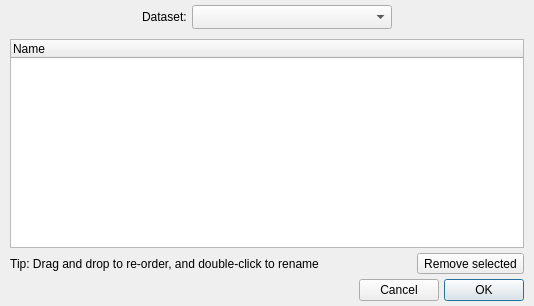
<?xml version="1.0" encoding="UTF-8"?>
<ui version="4.0">
 <class>Form</class>
 <widget class="QWidget" name="Form">
  <property name="geometry">
   <rect>
    <x>0</x>
    <y>0</y>
    <width>534</width>
    <height>306</height>
   </rect>
  </property>
  <property name="windowTitle">
   <string>Organize data attributes</string>
  </property>
  <layout class="QVBoxLayout" name="verticalLayout">
   <property name="spacing">
    <number>5</number>
   </property>
   <property name="leftMargin">
    <number>10</number>
   </property>
   <property name="topMargin">
    <number>5</number>
   </property>
   <property name="rightMargin">
    <number>10</number>
   </property>
   <property name="bottomMargin">
    <number>5</number>
   </property>
   <item>
    <layout class="QHBoxLayout" name="horizontalLayout_4">
     <item>
      <spacer name="horizontalSpacer_6">
       <property name="orientation">
        <enum>Qt::Horizontal</enum>
       </property>
       <property name="sizeHint" stdset="0">
        <size>
         <width>40</width>
         <height>20</height>
        </size>
       </property>
      </spacer>
     </item>
     <item>
      <widget class="QLabel" name="label_3">
       <property name="font">
        <font>
         <weight>50</weight>
         <bold>false</bold>
        </font>
       </property>
       <property name="text">
        <string>Dataset:</string>
       </property>
      </widget>
     </item>
     <item>
      <widget class="QComboBox" name="combosel_data">
       <property name="minimumSize">
        <size>
         <width>200</width>
         <height>0</height>
        </size>
       </property>
       <property name="sizeAdjustPolicy">
        <enum>QComboBox::AdjustToMinimumContentsLengthWithIcon</enum>
       </property>
      </widget>
     </item>
     <item>
      <spacer name="horizontalSpacer_2">
       <property name="orientation">
        <enum>Qt::Horizontal</enum>
       </property>
       <property name="sizeHint" stdset="0">
        <size>
         <width>40</width>
         <height>20</height>
        </size>
       </property>
      </spacer>
     </item>
    </layout>
   </item>
   <item>
    <spacer name="verticalSpacer">
     <property name="orientation">
      <enum>Qt::Vertical</enum>
     </property>
     <property name="sizeType">
      <enum>QSizePolicy::Fixed</enum>
     </property>
     <property name="sizeHint" stdset="0">
      <size>
       <width>10</width>
       <height>5</height>
      </size>
     </property>
    </spacer>
   </item>
   <item>
    <widget class="ComponentTreeWidget" name="list_main_components">
     <property name="dragDropMode">
      <enum>QAbstractItemView::InternalMove</enum>
     </property>
     <column>
      <property name="text">
       <string>Name</string>
      </property>
     </column>
    </widget>
   </item>
   <item>
    <layout class="QHBoxLayout" name="horizontalLayout_3">
     <item>
      <widget class="QLabel" name="label_6">
       <property name="text">
        <string>Tip: Drag and drop to re-order, and double-click to rename</string>
       </property>
       <property name="alignment">
        <set>Qt::AlignCenter</set>
       </property>
      </widget>
     </item>
     <item>
      <spacer name="horizontalSpacer_5">
       <property name="orientation">
        <enum>Qt::Horizontal</enum>
       </property>
       <property name="sizeHint" stdset="0">
        <size>
         <width>40</width>
         <height>20</height>
        </size>
       </property>
      </spacer>
     </item>
     <item>
      <widget class="QToolButton" name="button_remove_main">
       <property name="text">
        <string>Remove selected</string>
       </property>
      </widget>
     </item>
    </layout>
   </item>
   <item>
    <layout class="QHBoxLayout" name="horizontalLayout_2">
     <item>
      <widget class="QLabel" name="label_status">
       <property name="text">
        <string/>
       </property>
       <property name="alignment">
        <set>Qt::AlignCenter</set>
       </property>
      </widget>
     </item>
     <item>
      <spacer name="horizontalSpacer">
       <property name="orientation">
        <enum>Qt::Horizontal</enum>
       </property>
       <property name="sizeHint" stdset="0">
        <size>
         <width>40</width>
         <height>20</height>
        </size>
       </property>
      </spacer>
     </item>
     <item>
      <widget class="QPushButton" name="button_cancel">
       <property name="text">
        <string>Cancel</string>
       </property>
      </widget>
     </item>
     <item>
      <widget class="QPushButton" name="button_ok">
       <property name="text">
        <string>OK</string>
       </property>
       <property name="default">
        <bool>true</bool>
       </property>
      </widget>
     </item>
    </layout>
   </item>
  </layout>
 </widget>
 <customwidgets>
  <customwidget>
   <class>ComponentTreeWidget</class>
   <extends>QTreeWidget</extends>
   <header>glue.dialogs.common.qt.component_tree_widget</header>
  </customwidget>
 </customwidgets>
 <tabstops>
  <tabstop>combosel_data</tabstop>
  <tabstop>list_main_components</tabstop>
  <tabstop>button_remove_main</tabstop>
  <tabstop>button_cancel</tabstop>
  <tabstop>button_ok</tabstop>
 </tabstops>
 <resources/>
 <connections/>
</ui>
